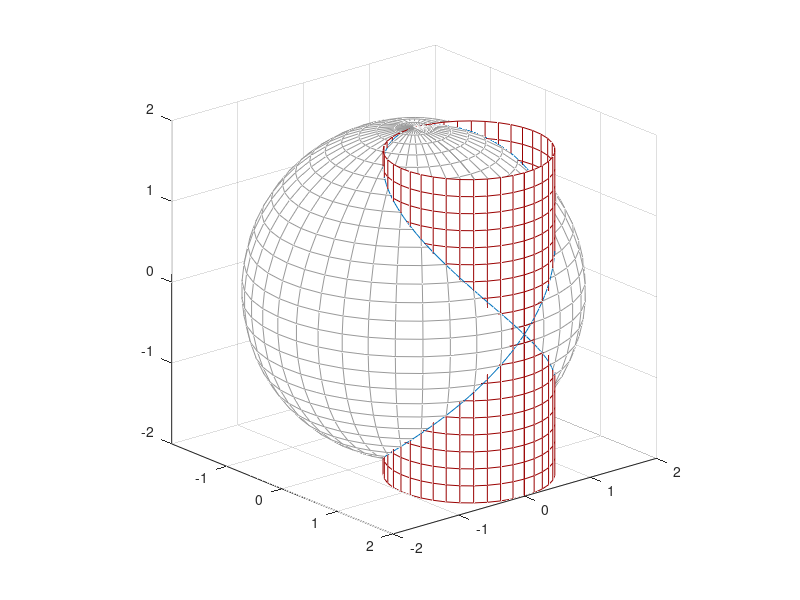

MATLAB code to generate this figure:
r=1;
phi=linspace(0,pi,30);
theta=linspace(0,2*pi,40);
[phi,theta]=meshgrid(phi,theta); %creez meshgridul
x=2*r*sin(phi).*cos(theta); %Coord. sferice
y=2*r*sin(phi).*sin(theta);
z=2*r*cos(phi);
myh=mesh(x,y,z); %plotez sfera
set(myh,'EdgeColor',[0.6,0.6,0.6]); % setez modul de afisaj
axis equal
t=linspace(0,2*pi,40);
z=linspace(-2*r,2*r,20); 
[t,z]=meshgrid(t,z);
x=r+r*cos(t);  %coord cilindrice
y=r*sin(t);
z=z;
hold on;
myh2=mesh(x,y,z);% plotez cilindrul
set (myh2,'EdgeColor',[0.6,0,0]); %setez modul de afisare
view(50,20) %unghiul camerei,view
t=linspace(0,4*pi,200);

x=r+r*cos(t);
y=r*sin(t);      %rezolvand sistemul format din ecuatia sferei si ecuatia 
z=2*r*sin(t/2);   % cilindrului ,se determina curba intersectiei 
vhnd=line(x,y,z);  % rezolvare geometrica a sistemului
hold on

%posibilitati: rezolvarea problemelor de optimizare cu metoda
%multiplicatorilor lui Lagrange 